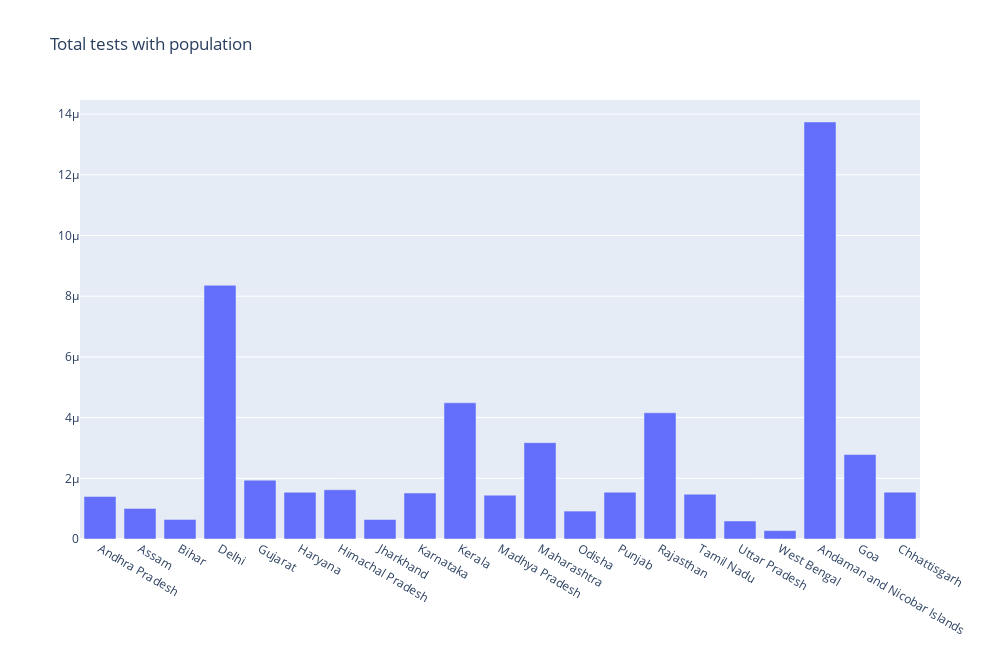

Write notebook code for a chart like this one.
### Code cell
fig1=go.Figure(go.Bar(x=ic['State'],y=ic['percent']))
fig1.update_layout(
    autosize=False,
    width=1000,
    height=650,)
fig1.update_layout(title_text='Total tests with population')

### Figure 1 — Plotly figure (JSON) as saved in the notebook; plotly's stock layout.template omitted (floating-point values rounded to 4 significant figures)
{"data": [{"type": "bar", "x": ["Andhra Pradesh", "Assam", "Bihar", "Delhi", "Gujarat", "Haryana", "Himachal Pradesh", "Jharkhand", "Karnataka", "Kerala", "Madhya Pradesh", "Maharashtra", "Odisha", "Punjab", "Rajasthan", "Tamil Nadu", "Uttar Pradesh", "West Bengal", "Andaman and Nicobar Islands", "Goa", "Chhattisgarh"], "y": [1.403e-06, 1.006e-06, 6.439e-07, 8.361e-06, 1.938e-06, 1.54e-06, 1.621e-06, 6.417e-07, 1.514e-06, 4.487e-06, 1.443e-06, 3.174e-06, 9.201e-07, 1.543e-06, 4.158e-06, 1.477e-06, 5.933e-07, 2.764e-07, 1.374e-05, 2.784e-06, 1.544e-06]}], "layout": {"autosize": false, "height": 650, "title": {"text": "Total tests with population"}, "width": 1000}}
